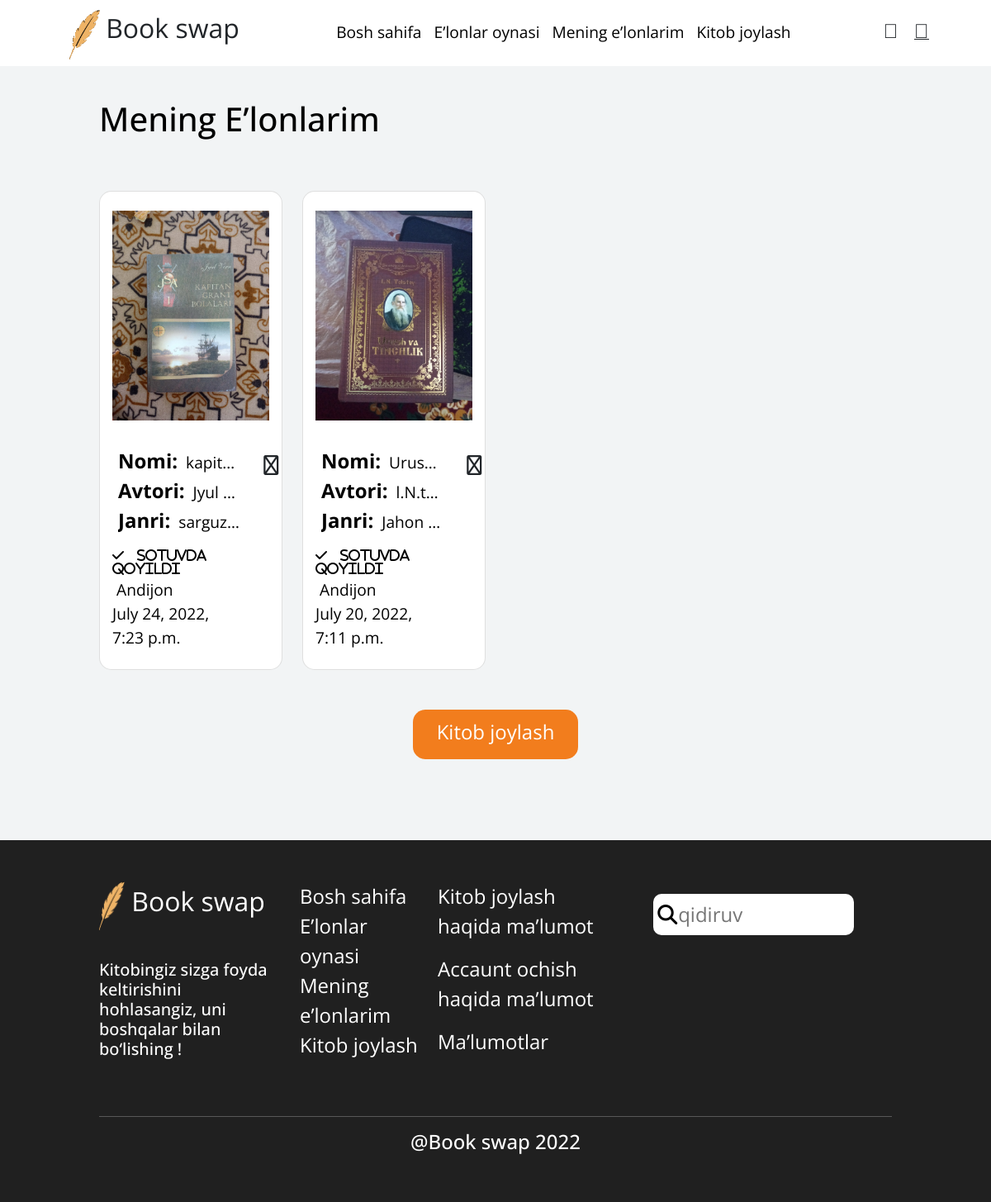
/mybooks/ (signed in), run on the app's committed database.
### main/models.py (models this page shows, shortened)
class Book(models.Model):
    ADDRESS = (
		('Andijon', 'Andijon'),
		('Namangan', 'Namangan'),
		('Samarqand', 'Samarqand'),
		('Tashkent', 'Tashkent'),
		('Jizzax', 'Jizzax'),
		('Surxondaryo', 'Surxondaryo'),
		('Navoiy', 'Navoiy'),
		('Xorazm', 'Xorazm'),
		('Qashqadaryo', 'Qashqadaryo'),
		('Buxoro', 'Buxoro'),
		('Sirdaryo', 'Sirdaryo'),
		('Fargona', 'Fargona'),
	)
    author = models.ForeignKey(User, on_delete=models.CASCADE, related_name="books", default=None, null=True)
    slug = models.SlugField("Slug", max_length=256, blank=True, unique=True)
    title = models.CharField("Title", max_length=256)
    author_pen = models.CharField("Book Author", max_length=100)
    location = models.CharField('loacation', max_length=256,  choices=ADDRESS)
    genre = models.ForeignKey(Genre, on_delete=models.CASCADE, related_name="books", default=None, null=True)
    description = models.TextField("Description", max_length=200)
    image = models.ImageField("Image", upload_to="book_images")
    created_at = models.DateTimeField("Created time", auto_now_add=True)
    likes_count = models.PositiveIntegerField("Likes", default=0)
    is_checked = models.BooleanField()
    is_ban = models.BooleanField()
    class Meta:
        ordering = ['-id']
        db_table = "book"
        unique_together = ["slug"]
        verbose_name = "book"
        verbose_name_plural = "books"

class Genre(models.Model):
    title = models.CharField("Title", max_length=256)
    slug = models.SlugField("Slug", max_length=256, blank=True)
    def __str__(self):
        return f"{self.title}"
    class Meta:
        db_table = "genre"
        verbose_name = "genre"
        verbose_name_plural = "genres"

### account/models.py (models this page shows, shortened)
class User(AbstractUser):
	GENDER = (
		('Ayol', 'Ayol'),
		('Erkak', 'Erkak'),
	)
	ADDRESS = (
		('Andijon', 'Andijon'),
		('Namangan', 'Namangan'),
		('Samarqand', 'Samarqand'),
		('Tashkent', 'Tashkent'),
		('Jizzax', 'Jizzax'),
		('Surxondaryo', 'Surxondaryo'),
		('Navoiy', 'Navoiy'),
		('Xorazm', 'Xorazm'),
		('Qashqadaryo', 'Qashqadaryo'),
		('Buxoro', 'Buxoro'),
		('Sirdaryo', 'Sirdaryo'),
		('Fargona', 'Fargona'),
	)
	name = models.CharField("Name", max_length=256)
	surname = models.CharField("Surname", max_length=256)
	username = models.CharField("Username", max_length=256, unique=True, null=True)
	age = models.PositiveIntegerField("Age", null=True)
	phone = models.CharField("Phone", max_length=18)
	avatar = models.ImageField("Image", upload_to="user-images/", null=True, blank=True, default='default.png')
	gender = models.CharField("Gender", max_length=128, choices=GENDER)
	address = models.CharField("Address", max_length=128, choices=ADDRESS)
	created_at = models.DateTimeField("Created at", auto_now_add=True)
	updated_at = models.DateTimeField("Updated_at", auto_now=True)
	USERNAME_FIELD = "username"
	first_name = None
	last_name = None
	class Meta:
		db_table = "user"
		verbose_name = "user"
		verbose_name_plural = "users"

### main/views.py (the view)
# urls.py: path('mybooks/', views.MyBookView, name="my-book"),
@login_required(login_url='/profile/login/')
def MyBookView(request):
    author_book = Book.objects.select_related('genre', 'author').filter(author= request.user)
    return render(request, 'advert/my_advert.html', {"object": author_book})

### templates/advert/my_advert.html (shortened to what this page needs)
{% extends "advert/base.html" %}
{% load static %}
{% block content %}
  <header>
    <section>
      <h1>Mening E’lonlarim</h1>
      <div class="edit-section mt-5">
          <div class="row">
              {% for  book in  object %}
              <div class="col-lg-4 col-xl-3 col-md-6 col-sm-6 col-12">
                  <div class="card">
                      <a href="{% url 'main:detail' book.slug%}" style="text-decoration: none;" class="text-dark">
                        <img src="{{ book.image.url}}" alt="" style="    width: 100%;  max-height: 300px;">
                    </a>
                    <div class="row">
                        <div class="col-10">
                          <ul>
                              <li>
                                  <strong>Nomi:</strong>
                                  <span>{{ book.title}}</span>
                              </li>
                              <li>
                                  <strong>Avtori:</strong>
                                  <span>{{ book.author_pen}}</span>
                              </li>
                              <li>
                                  <strong>Janri:</strong>
                                  <span>{{ book.genre}}</span>
                              </li>
                          </ul>
                          {% if book.is_checked %}
                          <span class="fa-solid fa-check">&nbsp &nbsp Sotuvda qoyildi</span>
                          {% endif %}
                          <br>
                          <span class="about-box">{{book.author.address}} <br> {{book.created_at}}</span>
                      </div>
                      <div class="col-2">
                          <i class="fa-solid fa-ellipsis-vertical dropdown-button p-1 btn"></i>
                      </div>
                  </div>
                  </div>
              </div>
             {% endfor %}
          </div>
      </div>
  </section>
    <center>
      <a href="{% url 'main:create-book' %}" class="btn btn-orange mt-5 mb-5">Kitob joylash</a>
    </center>
  </header>
  {% endblock %}

### assets/css/style.css (style rules this page uses)
* { font-family: 'Open Sans', sans-serif; font-style: normal; }
html { width: 100vw; min-height: 100vh; overflow-x: hidden; }
body { width: 100vw; min-height: 100vh; margin: 0; padding: 0; box-sizing: border-box; font-family: Canaro; font-weight: 600, Semi Bold; overflow-x: hidden !important; }
body.page { background-color: #F2F4F5; color: #000; }
header { margin: 120px 10% 0 10%; }
.edit-section .card { background-color: #fff; height: 580px; display: flex; justify-content: space-around; padding: 15px; margin-top: 15px; border-radius: 15px; }
.edit-section .card ul { margin-top: 15px; list-style: none; margin-left: -25px; font-size: larger; }
.edit-section .card ul li { white-space: nowrap; width: 100%; overflow: hidden; text-overflow: ellipsis; }
.edit-section .card ul li strong { font-size: x-large; margin-right: 5px; }
.edit-section .card .about-box { margin-left: 5px; font-size: larger; }
.edit-section .card i { margin-top: 15px; margin-right: -45px; font-size: x-large; }
.btn-orange { width: 200px; height: 60px; border-radius: 15px; padding: 8px; padding: 8px 20px; color: #fff; font-size: 24px; text-decoration: none; background-color: #f27d1d; }

### data on the page
Book: image (picture), title "kapit…", author_pen "Jyul…", genre "sargu…", is_checked "Sotuvda qoyildi", author.address "Andijon", created_at "July 24, 2022, 7:23 p.m."
Book: image (picture), title "Urus…", author_pen "l.N.t…", genre "Jahon…", is_checked "Sotuvda qoyildi", author.address "Andijon", created_at "July 20, 2022, 7:11 p.m."
